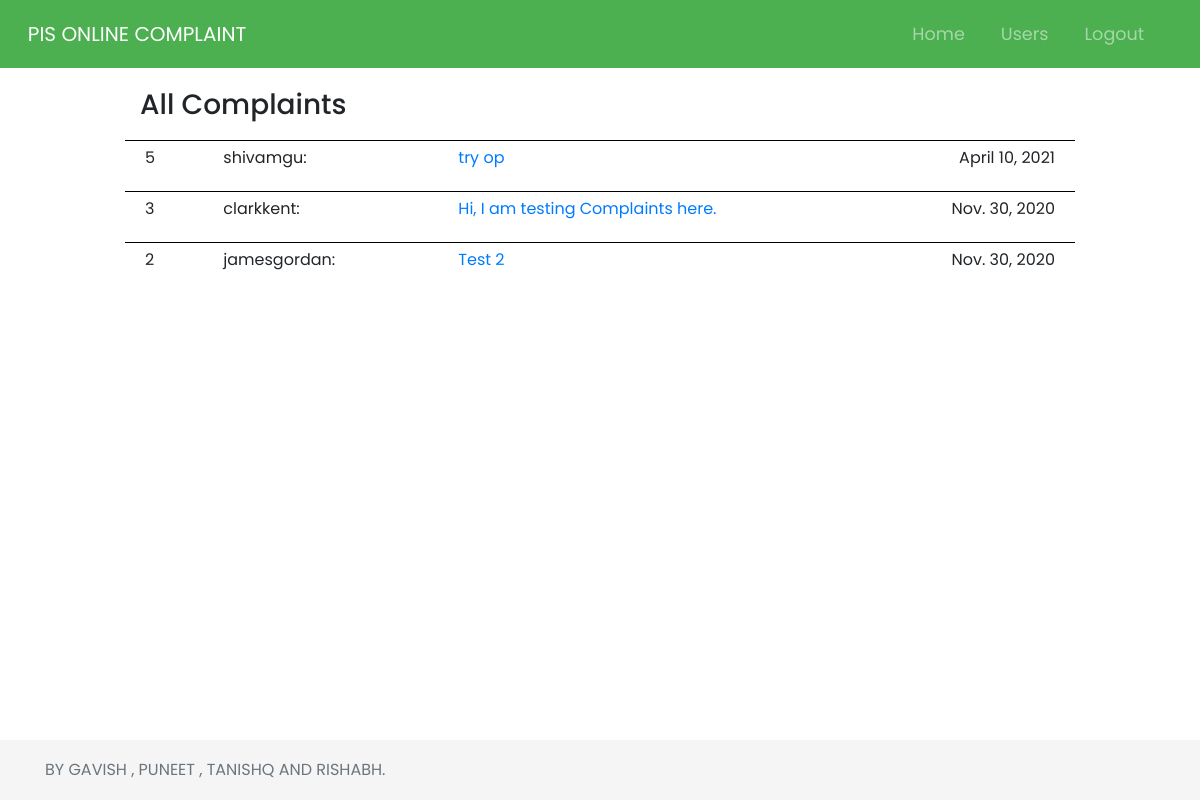
The app's page / (signed in) with its own data.
### complaint_app/models.py (models this page shows)
class complaint(models.Model):
    username = models.CharField(max_length=150)
    subject = models.CharField(max_length=150)
    complaint = models.TextField()
    date = models.DateField(null=True)

### complaint_app/views.py (the view)
# urls.py: path('',views.index, name='index'),
def index(request):
    if request.user.is_authenticated:
        if not request.user.is_superuser:
            return render(request,'home.html')
        complaints=complaint.objects.all().order_by('-id')
        return render(request,'adminhome.html',{'complaints': complaints})
    return redirect('/login')

### templates/adminhome.html (shortened to what this page needs)
{% load static %}
<html>
    <head>
        <link rel="stylesheet" href="https://maxcdn.bootstrapcdn.com/bootstrap/4.0.0/css/bootstrap.min.css">
        <link rel="stylesheet" type="text/css" href="https://stackpath.bootstrapcdn.com/font-awesome/4.7.0/css/font-awesome.min.css">
        <link href="{% static 'css/style.css'%}" rel="stylesheet">
    </head>
    <body>
        <nav class="navbar navbar-expand-md navbar-dark sticky-top" style="background:#4CAF50">
            <div  class="container-fluid">
                <a class="navbar-brand" id ="logo" href="/">
                    <span>PIS ONLINE COMPLAINT</span>
                </a>
                <div class="collapse navbar-collapse" id="navbarResponsive">
                    <ul class="navbar-nav ml-auto">
                        <li class="nav-item">
                            <a class="nav-link" href="/" >Home</a>
                        </li>
                        <li class="nav-item">
                            <a class="nav-link" href="/allusers" >Users</a>
                        </li>
                        <li class="nav-item">
                            <a class="nav-link" href="/logout" >Logout</a>
                        </li>
                    </ul>
                </div>
            </div>
        </nav>
        <div class="container" style="margin-top: 20px; margin-bottom:150px;">
            <div class="row">
                <div class="col-md-10" style="left: 50%; transform: translateX(-50%)">
                    <h3 style="padding-bottom: 10px;">All Complaints</h3>
                    {% for complaint in complaints %}
                    <div class="row" style="border-top: 1px solid black; padding: 5px;">
                        <div class="col-md-1">
                            <p>{{ complaint.id }}</p>
                        </div>
                        <div class="col-md-3">
                            <p>{{ complaint.username }}:</p>
                        </div>
                        <div class="col-md-6">
                            <a href="/viewcomplaint/{{complaint.id}}">{{ complaint.subject }}</a>
                        </div>
                        <div class="col-md-2 text-right">
                            <p>{{ complaint.date }}</p>
                        </div>
                    </div>
                    {% endfor %}
                </div>
            </div>
        </div>
        <footer class="footer">
            <div class="container">
            <span class="text-muted">BY GAVISH , PUNEET , TANISHQ AND RISHABH.</span>
            </div>
        </footer>
    </body>
</html>

### static/css/style.css (style rules this page uses)
html , body { margin: 0px; padding: 0px; min-height: 100%; width: 100%; font-family: 'Poppins',sans-serif; scroll-behavior: smooth; scroll-padding-top: 48px; }
.navbar { border: none; border-radius: 0px; padding: .8rem; }
.navbar-brand { font-size: 20px; }
.navbar-nav li { padding-right: 20px; }
.nav-link { font-size: 1.1em !important }
.footer { left: 0; position: fixed; bottom: 0; width: 100%; height: 60px; line-height: 60px; background-color: #f5f5f5; }

### records on screen
complaint: id "5", username "shivamgu", subject "try op", date "April 10, 2021"
complaint: id "3", username "clarkkent", subject "Hi, I am testing Complaints here.", date "Nov. 30, 2020"
complaint: id "2", username "jamesgordan", subject "Test 2", date "Nov. 30, 2020"
